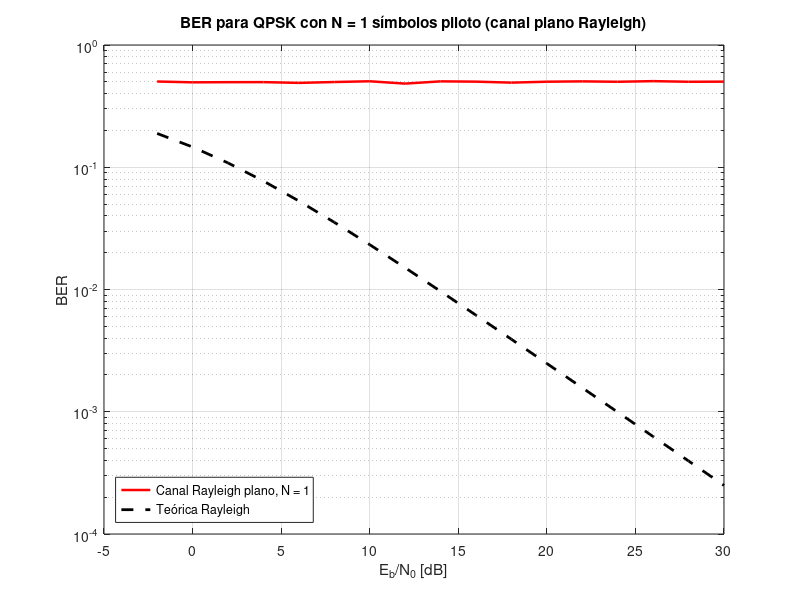
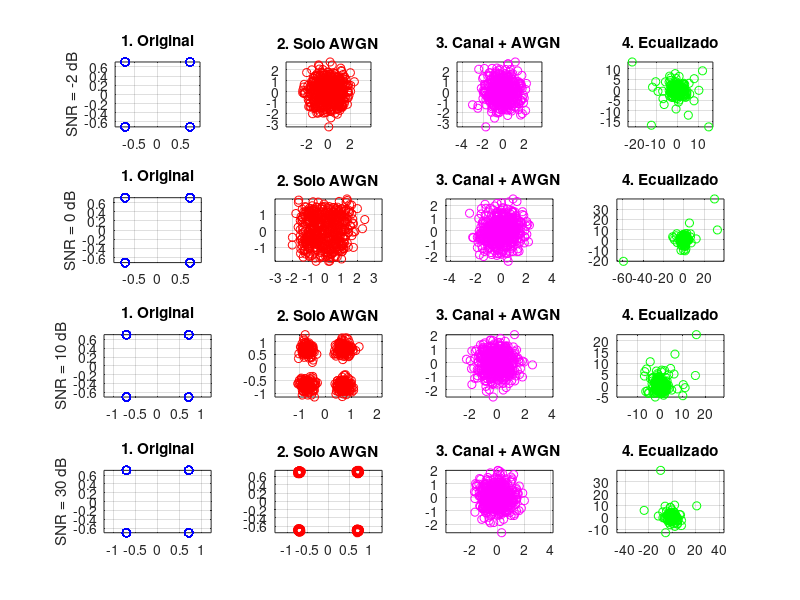

Source code (MATLAB) for these figures, in order: (Note: this script raises an error after producing the figures.)
clc; clear all; close all;

% Parámetros fijos
num_bits = 1e3;
k = 2;
num_symbols = num_bits / k;
EbN0_dB = -2:2:30;
num_runs = 10;
mapping = [1+1j; 1-1j; -1+1j; -1-1j] / sqrt(2);
bit_map = [0 0; 0 1; 1 0; 1 1];
snr_plot_vals = [-2, 0, 10, 30];

% Configuraciones de número de símbolos piloto entre datos
N_vals = [1, 4, 9, 19];
pilot_sym = 1 + 1j;

% Estilos de ploteo
colors = ['r', 'g', 'b', 'm', 'k', 'c', 'y', 'c'];
styles = {'-', '--', '-.', ':'};

for iN = 1:length(N_vals)
    N = N_vals(iN);
    saved_constellations = struct();

    figure;
    legend_entries = {};
    plot_idx = 1;

    ber_total = zeros(1, length(EbN0_dB));

    for idx = 1:length(EbN0_dB)
        EbN0_dB_val = EbN0_dB(idx);
        EbN0 = 10^(EbN0_dB_val/10);
        N0 = 1/(2*k*EbN0);

        for run = 1:num_runs
            bits = randi([0 1], 1, num_bits);
            bit_pairs = reshape(bits, 2, []).';
            indices = bit_pairs(:,1)*2 + bit_pairs(:,2) + 1;
            data_symbols = mapping(indices).';

            % Insertar pilotos
            tx_symbols = [];
            pilot_pos = [];
            data_pos = [];
            i = 1;
            while i <= num_symbols
                tx_symbols = [tx_symbols, pilot_sym];
                pilot_pos = [pilot_pos, length(tx_symbols)];

                if i+N-1 <= num_symbols
                    tx_symbols = [tx_symbols, data_symbols(i:i+N-1)];
                    data_pos = [data_pos, length(tx_symbols)-N+1 : length(tx_symbols)];
                    i = i + N;
                else
                    remaining = num_symbols - i + 1;
                    tx_symbols = [tx_symbols, data_symbols(i:end)];
                    data_pos = [data_pos, length(tx_symbols)-remaining+1 : length(tx_symbols)];
                    break;
                end
            end

            len = length(tx_symbols);

            % Canal Rayleigh plano (sin Doppler ni multipath)
            H_full = (randn(1,len) + 1j*randn(1,len)) / sqrt(2);

            noise = sqrt(N0)*(randn(1,len) + 1j*randn(1,len));
            y = tx_symbols .* H_full + noise;

            % Estimación CSI por pilotos e interpolación spline
            rx_pilots = y(pilot_pos);
            csi_est = rx_pilots / pilot_sym;
            csi_interp_full = interp1(pilot_pos, csi_est, data_pos, 'spline');
            rx_data = y(data_pos);
            y_eq = rx_data ./ csi_interp_full;

            % Decodificación
            decoded_bits = zeros(num_bits,1);
            for n = 1:num_symbols
                distances = abs(y_eq(n) - mapping).^2;
                [~, idx_min] = min(distances);
                decoded_bits(2*n-1:2*n) = bit_map(idx_min,:).';
            end
            ber_total(idx) = ber_total(idx) + sum(decoded_bits.' ~= bits);

            % Guardar constelaciones
            should_save = (run == 1);
            if should_save && ismember(EbN0_dB_val, snr_plot_vals)
                if EbN0_dB_val < 0
                    s = sprintf('snr_m%d', abs(EbN0_dB_val));
                else
                    s = sprintf('snr_%d', EbN0_dB_val);
                end
                saved_constellations.(s).tx = data_symbols;
                saved_constellations.(s).rx_awgn = data_symbols + noise(1:num_symbols);
                saved_constellations.(s).rx_multipath = rx_data;
                saved_constellations.(s).rx_eq = y_eq;
            end
        end
    end

    ber_avg = ber_total / (num_runs * num_bits);

    style = styles{mod(plot_idx-1,length(styles))+1};
    color = colors(mod(plot_idx-1,length(colors))+1);
    semilogy(EbN0_dB, ber_avg, [color style], 'LineWidth', 1.8); hold on;

    legend_entries{end+1} = sprintf('Canal Rayleigh plano, N = %d', N);
    plot_idx = plot_idx + 1;

    % Curva teórica
    EbN0_lin = 10.^(EbN0_dB/10);
    ber_rayleigh_theory = 0.5*(1 - sqrt(EbN0_lin./(EbN0_lin+1)));
    semilogy(EbN0_dB, ber_rayleigh_theory, 'k--', 'LineWidth', 2);
    legend_entries{end+1} = 'Teórica Rayleigh';

    grid on;
    legend(legend_entries, 'Location', 'southwest');
    xlabel('E_b/N_0 [dB]');
    ylabel('BER');
    title(sprintf('BER para QPSK con N = %d símbolos piloto (canal plano Rayleigh)', N));

    %% Figura de constelaciones
    figure;
    snrs = snr_plot_vals;
    titles = {'1. Original', '2. Solo AWGN', '3. Canal + AWGN', '4. Ecualizado'};

    for i = 1:length(snrs)
        if snrs(i) < 0
            s = sprintf('snr_m%d', abs(snrs(i)));
        else
            s = sprintf('snr_%d', snrs(i));
        end

        if isfield(saved_constellations, s)
            data = saved_constellations.(s);

            subplot(4,4,(i-1)*4+1);
            plot(real(data.tx), imag(data.tx), 'bo'); axis equal; grid on;
            title(titles{1});
            ylabel(sprintf('SNR = %d dB', snrs(i)));

            subplot(4,4,(i-1)*4+2);
            plot(real(data.rx_awgn), imag(data.rx_awgn), 'ro'); axis equal; grid on;
            title(titles{2});

            subplot(4,4,(i-1)*4+3);
            plot(real(data.rx_multipath), imag(data.rx_multipath), 'mo'); axis equal; grid on;
            title(titles{3});

            subplot(4,4,(i-1)*4+4);
            plot(real(data.rx_eq), imag(data.rx_eq), 'go'); axis equal; grid on;
            title(titles{4});
        else
            fprintf('Advertencia: no se guardaron constelaciones para SNR = %d dB\n', snrs(i));
        end
    end

    sgtitle(sprintf('Constelaciones con N = %d símbolos piloto (canal plano Rayleigh)', N));
end
